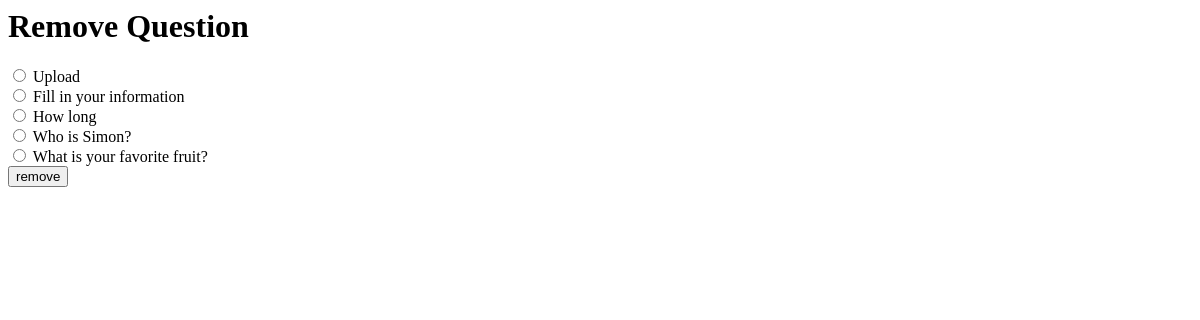
/polls/, run on an earlier commit of the app's database.
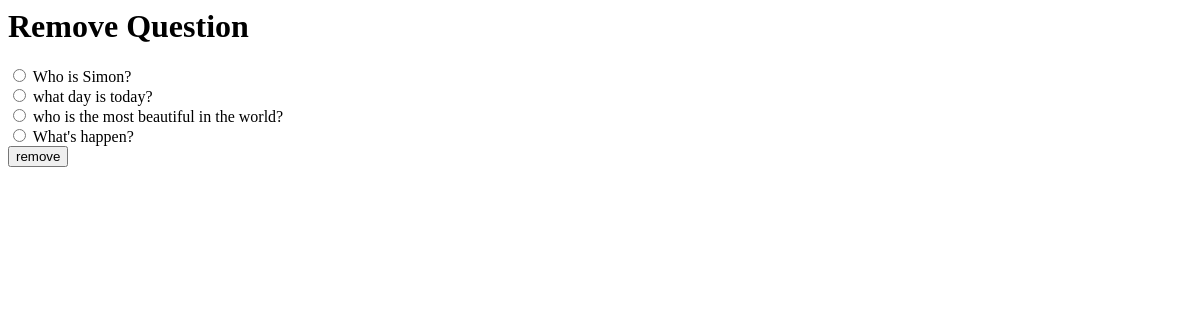
And on a later commit of the database.
### polls/models.py (models this page shows, shortened)
class Question(models.Model):
    question_text = models.CharField(max_length=200)
    pub_date = models.DateTimeField('date published')

### polls/views.py (the view)
# urls.py: path('', views.IndexView.as_view(), name='index'),
class IndexView(generic.ListView):
    template_name = 'polls/index.html'
    context_object_name = 'latest_question_list'
    def get_queryset(self):
        return Question.objects.order_by('-pub_date')[:5]

### polls/templates/polls/index.html (shortened to what this page needs)
<h1>Remove Question</h1>
<form action="{% url 'polls:remove' %}" method="post">
    {% for question in latest_question_list %}
    <input type="radio" name="question" value="{{ question.id }}">
    <label for="{{ forloop.counter }}">{{ question.question_text }}</label>
    <br>
    {% endfor %}
    <input type="submit" value="remove">
</form>

What changed in the data, as far as the page shows it:
removed Question: question_text "Upload"
removed Question: question_text "Fill in your information"
removed Question: question_text "How long"
removed Question: question_text "What is your favorite fruit?"
added Question: question_text "what day is today?"
added Question: question_text "who is the most beautiful in the world?"
added Question: question_text "What's happen?"
